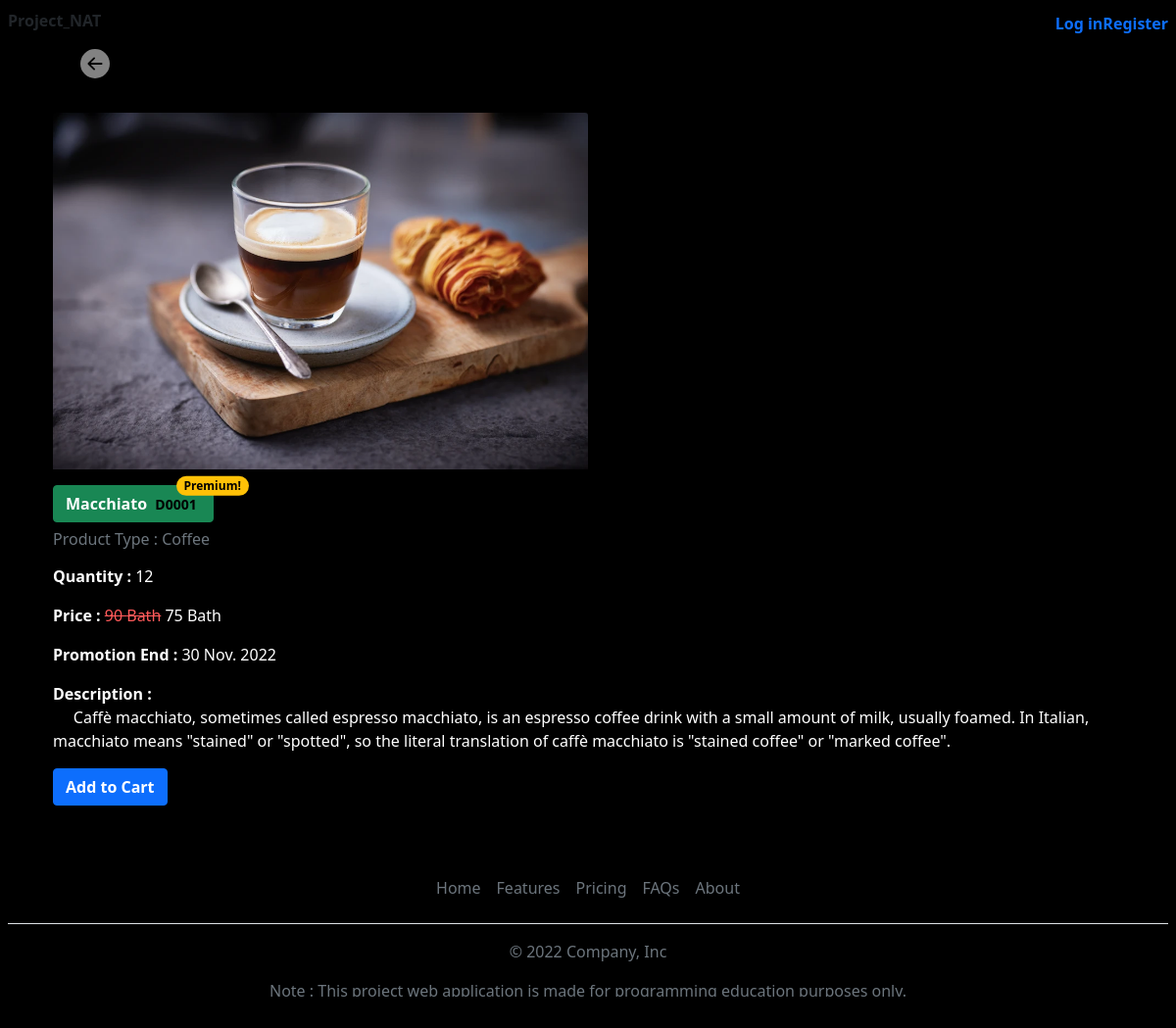
Page /products/D0001 on the committed database.
### app_product/models.py (models this page shows, shortened)
class Product(models.Model):
	class Meta:
		verbose_name_plural = 'All Product'
	product_id = models.AutoField(primary_key = True)
	product_code = models.CharField(unique = True, max_length = 50)
	type = models.ForeignKey('app_product.Product_Type', on_delete = models.CASCADE, null = True)
	title = models.CharField(max_length = 225)
	description = models.TextField(blank = True, null = True)
	slug = models.SlugField(unique = True, max_length = 100)
	price = models.IntegerField(blank = True, null = True)
	special_price = models.IntegerField(blank = True, null = True)
	quantity = models.IntegerField(blank = True, null = True)
	is_premium = models.BooleanField(default = False)
	promotion_end = models.DateTimeField(blank = True, null = True)
	photo = models.ImageField(default = 'default.png', upload_to="image_product", blank=True, null=True)
	created = models.DateTimeField(auto_now_add = True)
	updated = models.DateTimeField(auto_now = True, blank = True, null = True)

class Product_Type(models.Model):
	class Meta:
		verbose_name_plural = 'Type'
	category = models.ForeignKey('app_product.Product_Category', on_delete = models.CASCADE, null = True)
	type_id = models.AutoField(primary_key = True)
	title = models.CharField(max_length = 50)
	def __str__(self) -> str:
		return f'{self.title}'

### app_product/views.py (the view)
# urls.py: path('<product_code>', views.One_Product, name='product-page'),
def One_Product(request, product_code):
	one_product = None
	try:
		one_product = Product.objects.get(product_code = product_code)
	except:
		print('Not Found!')
	context = {'product' : one_product}
	return render(request, 'app_product/product.html', context)

### app_product/templates/app_product/product.html (shortened to what this page needs)
{% extends 'app_general/base.html' %}
{% load static %}
{% block content %}
{% if product is not None %}
<div class="row bg-black" align="center">
    <div class="col-2">
        <a class="btn btn-black" href="{% url 'app_product:products-page' %}">
        </a>
    </div>
</div>
<div class="container text-white">
    <br>
    <p>
        {% if product.photo %}
        <img class="card-img-top" src="{{ product.photo.url }}" alt="Card image" style="width:50%">
        {% endif %}
    <div>
        <a class="card-title fw-bolder text-white btn btn-success position-relative">
            {{ product.title }} <small class="text-black text-end p-1">{{ product.product_code }}</small>
            {% if product.is_premium %}
            <span class="position-absolute top-0 start-100 translate-middle badge rounded-pill bg-warning text-black">
                Premium!
            </span>
            {% endif %}
        </a>
        <div class="text-muted">
            <h6>Product Type : {{ product.type }}</h6>
        </div>
    </div>
    </p>
    <p>
        {% if product.quantity is not None %}
        <b>Quantity : </b>{{ product.quantity }}
        {% else %}
        <h6 class="text-danger">There are no order yet!</h6>
        {% endif %}
    </p>
    <p>
        {% if product.special_price is not None %}
        <b>Price : </b><del style="color:rgb(255, 90, 90)">{{ product.price | floatformat:'g' }} Bath</del>&nbsp{{ product.special_price | floatformat:'g' }} Bath
        {% else %}
        {% if product.price is not None %}
        <b>Price : </b>{{ product.price | floatformat:'g' }} Bath
        {% endif %}
        {% endif %}
    </p>
    <p>
        {% if product.promotion_end is not None %}
        <b>Promotion End : </b>{{ product.promotion_end | date:'j N Y' }}
        {% endif %}
    </p>
    <p>
        <b>Description : </b><br>
        &nbsp;&nbsp;&nbsp;&nbsp; {{ product.description }}
    </p>
    <p>
        {% if product.quantity == 0 %}
        <button type="button" class="card-title fw-bolder text-white btn btn-danger position-relative">Sold out</button>
        {% else %}
        {% if product.quantity is not None %}
        <a type="button" class="card-title fw-bolder text-white btn btn-primary position-relative"
            href="{% url 'app_general:add_to_cart-page' slug=product.slug %}">Add to Cart</a>
        {% else %}
        <button type="button" class="btn btn-danger fw-bold">Empty</button>
        {% endif %}
        {% endif %}
    </p>
</div>
{% else %}
<h3>Sorry we don't have product</h3>
{% endif %}
{% endblock %}

### app_general/templates/app_general/base.html (style rules this page uses)
.bi { vertical-align: -.125em; fill: currentColor; }

### rows in the picture
Product: photo (picture), title "Macchiato", product_code "D0001", type "Coffee", quantity "12", price "90", special_price "75", promotion_end "30 Nov. 2022", description "Caffè macchiato, sometimes called espresso macchiato, is an espresso coffee drink with a small amount of milk, usually foamed. In Italian, macchiato means \"stained\" or \"spotted\", so the literal translation of caffè macchiato is \"stained coffee\" or \"marked coffee\"."
